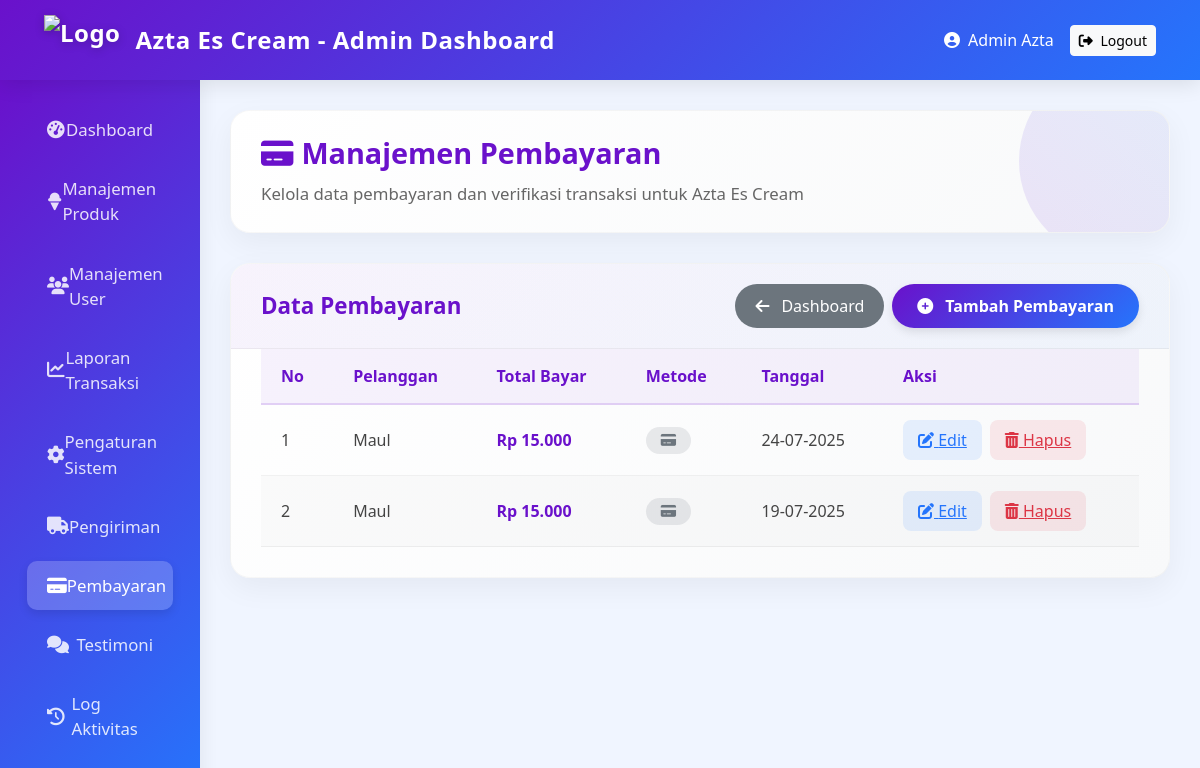
The app's page /admin/pembayaran/index.php (signed in) with its own data.
### tables this page shows
CREATE TABLE `pembayaran` (
  `id_pembayaran` int NOT NULL,
  `id_checkout` int NOT NULL,
  `jumlah` int NOT NULL,
  `tanggal` date DEFAULT NULL,
  `metode` varchar(50) DEFAULT NULL,
  `bukti` varchar(255) DEFAULT NULL,
  `tanggal_pembayaran` date DEFAULT NULL
);

CREATE TABLE `users` (
  `id_user` int NOT NULL,
  `nama` varchar(100) DEFAULT NULL,
  `email` varchar(100) DEFAULT NULL,
  `password` varchar(255) DEFAULT NULL,
  `role` enum('admin','pelanggan') DEFAULT 'pelanggan',
  `created_at` datetime DEFAULT CURRENT_TIMESTAMP
);

CREATE TABLE `checkout` (
  `id_checkout` int NOT NULL,
  `id_user` int NOT NULL,
  `id_produk` int NOT NULL,
  `jumlah` int NOT NULL,
  `total` decimal(12,2) NOT NULL,
  `alamat` text NOT NULL,
  `tanggal_kirim` date NOT NULL,
  `metode_pembayaran` varchar(50) NOT NULL,
  `status` varchar(20) DEFAULT NULL,
  `tanggal_checkout` datetime DEFAULT NULL,
  `created_at` timestamp NULL DEFAULT CURRENT_TIMESTAMP
);

### src/admin/pembayaran/index.php (the view, shortened to what this page needs)
<?php
include '../../config/koneksi.php';
$query = mysqli_query($conn, "
    SELECT p.*, c.total, u.nama
    FROM pembayaran p
    JOIN checkout c ON p.id_checkout = c.id_checkout
    JOIN users u ON c.id_user = u.id_user
    ORDER BY p.id_pembayaran DESC
");
?>
<!DOCTYPE html>
<html lang="id">
<head>
    <link href="https://cdn.jsdelivr.net/npm/bootstrap@5.3.3/dist/css/bootstrap.min.css" rel="stylesheet">
    <link rel="stylesheet" href="https://cdnjs.cloudflare.com/ajax/libs/font-awesome/6.4.0/css/all.min.css">
</head>
<body>
<nav class="navbar admin-navbar">
    <div class="container-fluid">
        <a class="navbar-brand" href="#">
            <img src="https://images.vexels.com/media/users/3/258779/isolated/preview/9a3c8a7e3b3f2a9b2b7a0d3d5a3d5a3d/ice-cream-cone-logo.png" alt="Logo">
            Azta Es Cream - Admin Dashboard
        </a>
        <div class="d-flex align-items-center">
            <span class="text-white me-3 d-none d-md-block">
                <i class="fas fa-user-circle me-2"></i><?= $_SESSION['nama']; ?>
            </span>
            <a class="btn btn-light btn-sm" href="../../logout.php">
                <i class="fas fa-sign-out-alt me-1"></i> Logout
            </a>
        </div>
    </div>
</nav>
<div class="container-fluid">
    <div class="row">
        <div class="col-lg-2 col-md-3 sidebar">
            <div class="d-flex flex-column">
                <a href="../dashboard.php" class="nav-link">
                    <i class="fas fa-tachometer-alt"></i> Dashboard
                </a>
                <a href="../produk/index.php" class="nav-link">
                    <i class="fas fa-ice-cream"></i> Manajemen Produk
                </a>
                <a href="../users/index.php" class="nav-link">
                    <i class="fas fa-users"></i> Manajemen User
                </a>
                <a href="../laporan/transaksi.php" class="nav-link">
                    <i class="fas fa-chart-line"></i> Laporan Transaksi
                </a>
                <a href="../pengaturan/index.php" class="nav-link">
                    <i class="fas fa-cog"></i> Pengaturan Sistem
                </a>
                <a href="../pengiriman/index.php" class="nav-link">
                    <i class="fas fa-truck"></i> Pengiriman
                </a>
                <a href="index.php" class="nav-link active">
                    <i class="fas fa-credit-card"></i> Pembayaran
                </a>
                <a href="../testimoni/index.php" class="nav-link">
                    <i class="fas fa-comments"></i> Testimoni
                </a>
                <a href="../aktivitas/index.php" class="nav-link">
                    <i class="fas fa-history"></i> Log Aktivitas
                </a>
            </div>
        </div>
        <div class="col-lg-10 col-md-9 main-content">
            <div class="content-header">
                <h1><i class="fas fa-credit-card me-2"></i>Manajemen Pembayaran</h1>
                <p>Kelola data pembayaran dan verifikasi transaksi untuk Azta Es Cream</p>
            </div>
            <div class="card-table">
                <div class="card-header-custom">
                    <h3>Data Pembayaran</h3>
                    <div class="d-flex gap-2">
                        <a href="../dashboard.php" class="btn btn-secondary-custom">
                            <i class="fas fa-arrow-left me-1"></i> Dashboard
                        </a>
                        <a href="tambah.php" class="btn btn-primary-custom">
                            <i class="fas fa-plus-circle me-1"></i> Tambah Pembayaran
                        </a>
                    </div>
                </div>
                <div class="table-container">
                    <table class="table-custom">
                        <thead>
                            <tr>
                                <th>No</th>
                                <th>Pelanggan</th>
                                <th>Total Bayar</th>
                                <th>Metode</th>
                                <th>Tanggal</th>
                                <th>Aksi</th>
                            </tr>
                        </thead>
                        <tbody>
                            <?php $no = 1; while ($row = mysqli_fetch_assoc($query)) {
                                $method_class = 'badge-other';
                                $method_icon = 'fa-credit-card';
                            ?>
                            <tr>
                                <td data-label="No"><?= $no++; ?></td>
                                <td data-label="Pelanggan"><?= htmlspecialchars($row['nama']); ?></td>
                                <td data-label="Total Bayar" class="payment-amount">
                                    Rp <?= number_format($row['total'], 0, ',', '.'); ?>
                                </td>
                                <td data-label="Metode">
                                    <span class="badge-custom <?= $method_class; ?>">
                                        <i class="fas <?= $method_icon; ?>"></i><?= $row['metode']; ?>
                                    </span>
                                </td>
                                <td data-label="Tanggal"><?= date('d-m-Y', strtotime($row['tanggal'])); ?></td>
                                <td data-label="Aksi">
                                    <div class="btn-action">
                                        <a href="edit.php?id=<?= $row['id_pembayaran']; ?>" class="btn-edit">
                                            <i class="fas fa-edit"></i> Edit
                                        </a>
                                        <a href="hapus.php?id=<?= $row['id_pembayaran']; ?>" class="btn-delete" onclick="return confirm('Yakin hapus data pembayaran ini?')">
                                            <i class="fas fa-trash-alt"></i> Hapus
                                        </a>
                                    </div>
                                </td>
                            </tr>
                            <?php } ?>
                        </tbody>
                    </table>
                </div>
            </div>
        </div>
    </div>
</div>
</body>
</html>

### records on screen
pembayaran: users.nama "Maul", id_checkout.total "15.000", tanggal "24-07-2025"
pembayaran: users.nama "Maul", id_checkout.total "15.000", tanggal "19-07-2025"

### other values on screen
$_SESSION['nama'] "Admin Azta"
